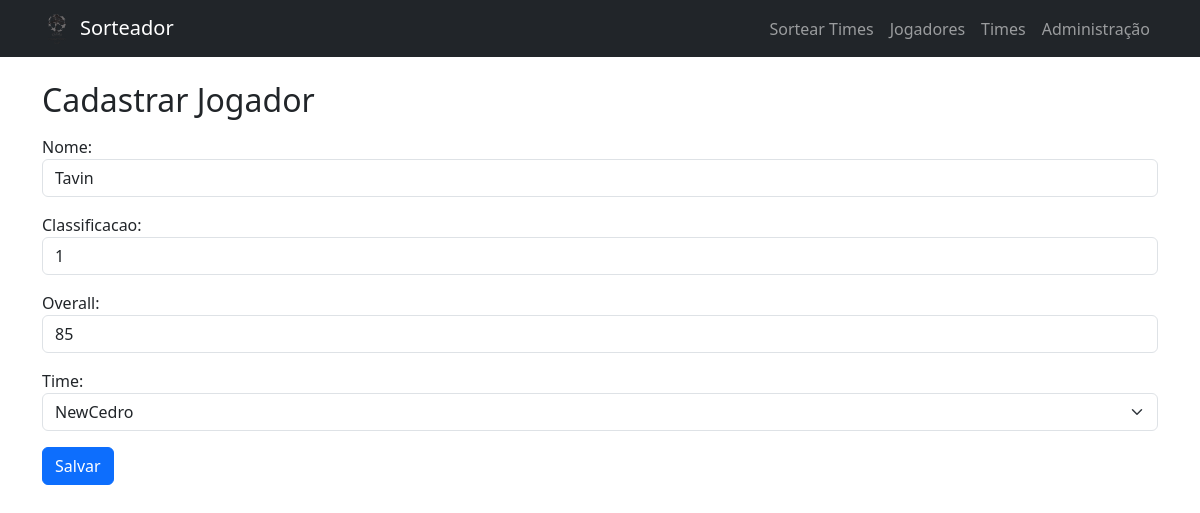
Page /jogadores/editar/1/ on the earlier database version.
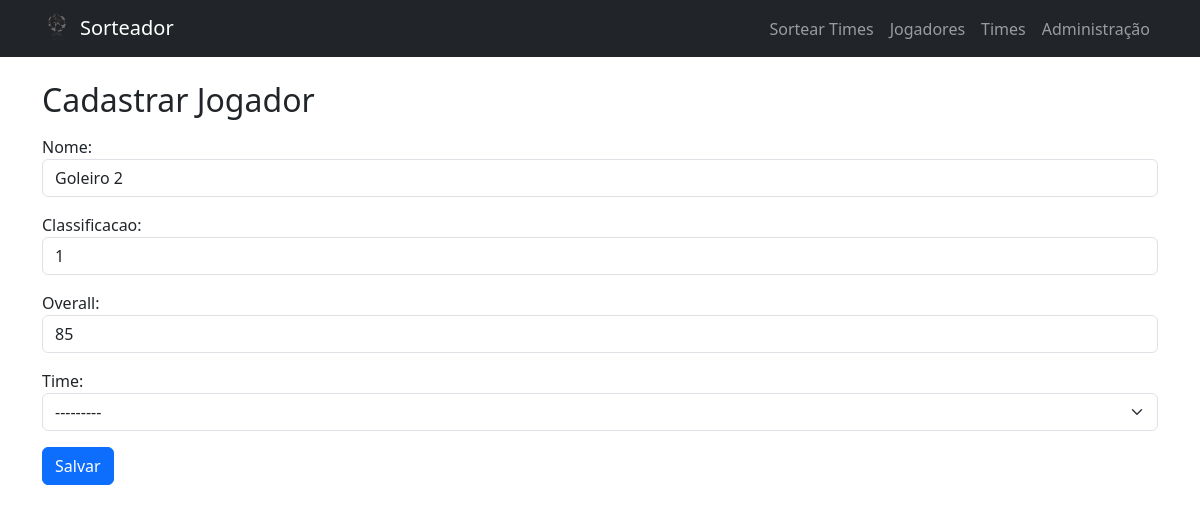
Same page on the later database version.
### SortApp/models.py (models this page shows, shortened)
class Jogador(models.Model):
    nome = models.CharField(max_length=100)
    classificacao = models.PositiveIntegerField()
    overall = models.PositiveIntegerField()
    time = models.ForeignKey(Time, on_delete=models.SET_NULL, related_name='jogadores', null=True, blank=True)

class Time(models.Model):
    nome = models.CharField(max_length=100, unique=True)
    escudo = models.ImageField(upload_to='escudos/')
    def __str__(self):
        return self.nome

### SortApp/views.py (the view)
# urls.py: path('jogadores/editar/<int:jogador_id>/', views.editar_jogador, name='editar_jogador'),
def editar_jogador(request, jogador_id):
    jogador = get_object_or_404(Jogador, id=jogador_id)
    if request.method == 'POST':
        form = JogadorForm(request.POST, instance=jogador)
        if form.is_valid():
            form.save()
            return redirect('listar_jogadores')
    else:
        form = JogadorForm(instance=jogador)
    return render(request, 'cadastrar_jogador.html', {'form': form, 'editando': True})

### SortApp/forms.py
class JogadorForm(forms.ModelForm):
    class Meta:
        model = Jogador
        fields = ['nome', 'classificacao', 'overall', 'time']
        widgets = {
            'nome': forms.TextInput(attrs={'class': 'form-control'}),
            'classificacao': forms.NumberInput(attrs={'class': 'form-control'}),
            'overall': forms.NumberInput(attrs={'class': 'form-control'}),
            'time': forms.Select(attrs={'class': 'form-select'}),
        }

### SortApp/templates/cadastrar_jogador.html (shortened to what this page needs)
{% extends 'base.html' %}
{% block content %}
<h2>Cadastrar Jogador</h2>
<form method="post" class="mt-3">
    {{ form.as_p }}
    <button type="submit" class="btn btn-primary">Salvar</button>
</form>
{% endblock %}

Differences in the rows shown:
changed Jogador: nome "Tavin" → "Goleiro 2"; time "NewCedro" → "---------"
